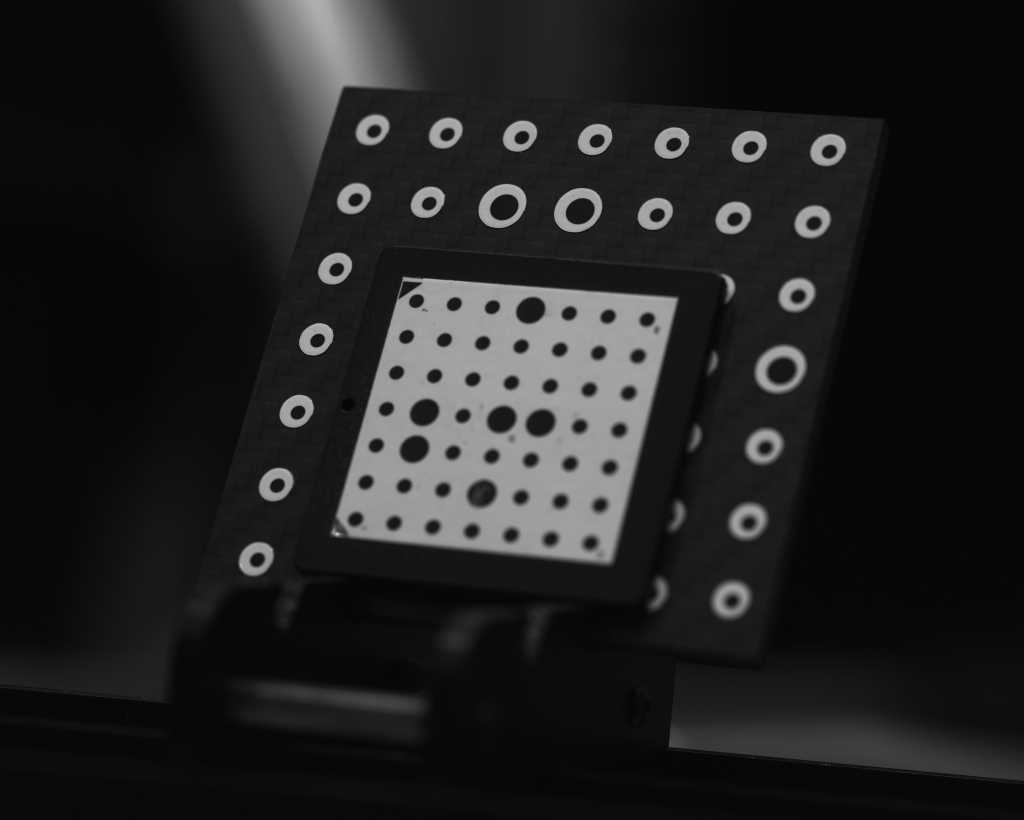
#> input picture materials/calibrate/Cam1_4.jpg, 5120 x 4096 px, found by its file name (shown at 1/5 size)
$ python measure_stereo.py
#> lines starting #> are read from the running program, lines starting #| are printed output that depends on the picture
import cv2
import numpy as np
import os

# Путь к файлу с коэффициентом
scale_factor_file = 'scale_factor.txt'

# Функция для чтения коэффициента из файла
def read_scale_factor(file_path):
#> called with file_path = 'scale_factor.txt'
    if os.path.exists(file_path):
        with open(file_path, 'r') as f:
#> (reads scale_factor.txt from the repository)
            line = f.readline().strip()
            try:
                # Извлекаем число из строки, если оно есть
                scale_factor = float(line.split(':')[1].strip())
                return scale_factor
            except (IndexError, ValueError):
                print("Ошибка при чтении коэффициента. Используется коэффициент по умолчанию.")
                return 1
    else:
        print(f"Файл {file_path} не найден. Используется коэффициент по умолчанию.")
        return 1

def undistort_image(image, camera_matrix, dist_coeffs):
    return cv2.undistort(image, camera_matrix, dist_coeffs)

def calculate_distance_3d(point1, point2, P1, P2, scale_factor):
    # Преобразование точек в формат, подходящий для триангуляции
    points_2d_1 = np.array([[point1[0], point1[1]], [point2[0], point2[1]]], dtype=np.float32).T
    points_2d_2 = np.array([[point1[0], point1[1]], [point2[0], point2[1]]], dtype=np.float32).T

    # Триангуляция точек
    points_4d_hom = cv2.triangulatePoints(P1, P2, points_2d_1, points_2d_2)

    # Преобразование гомогенных координат в 3D
    points_4d = points_4d_hom[:3] / points_4d_hom[3]

    # Расчет расстояния между точками
    distance = np.linalg.norm(points_4d[:, 0] - points_4d[:, 1])
    return distance * scale_factor

# Чтение коэффициента
scale_factor = read_scale_factor(scale_factor_file)

# Параметры камеры
fx1, fy1 = 80, 80  # Фокусное расстояние 80 мм
cx1, cy1 = 36.17 / 2, 24.11 / 2  # Оптический центр
dist_coeffs1 = np.array([0.04, 0, 0, 0, 0], dtype=np.float64)  # Искажения

camera_matrix1 = np.array([[fx1, 0, cx1], [0, fy1, cy1], [0, 0, 1]], dtype=np.float64)
camera_matrix2 = camera_matrix1  # Одинаковые параметры для обеих камер

# Параметры съемки
T = np.array([412, 0, 0], dtype=np.float64)  # Расстояние между камерами 412 мм

# Углы камер
angle_left = np.deg2rad(17.87)
angle_right = np.deg2rad(17.33)

# Матрицы поворота для обеих камер
R_left = np.array([[np.cos(angle_left), 0, np.sin(angle_left)],
                   [0, 1, 0],
                   [-np.sin(angle_left), 0, np.cos(angle_left)]], dtype=np.float64)

R_right = np.array([[np.cos(angle_right), 0, -np.sin(angle_right)],
                    [0, 1, 0],
                    [np.sin(angle_right), 0, np.cos(angle_right)]], dtype=np.float64)

# Общая матрица поворота между камерами
R = R_right @ R_left.T

# Коррекция искажений
img1 = cv2.imread(r'materials\calibrate\Cam1_4.jpg')
#> img1 is the input picture: shape (4096, 5120, 3); min 0, max 255, mean 32.9
img2 = cv2.imread(r'materials\calibrate\Cam2_4.jpg')
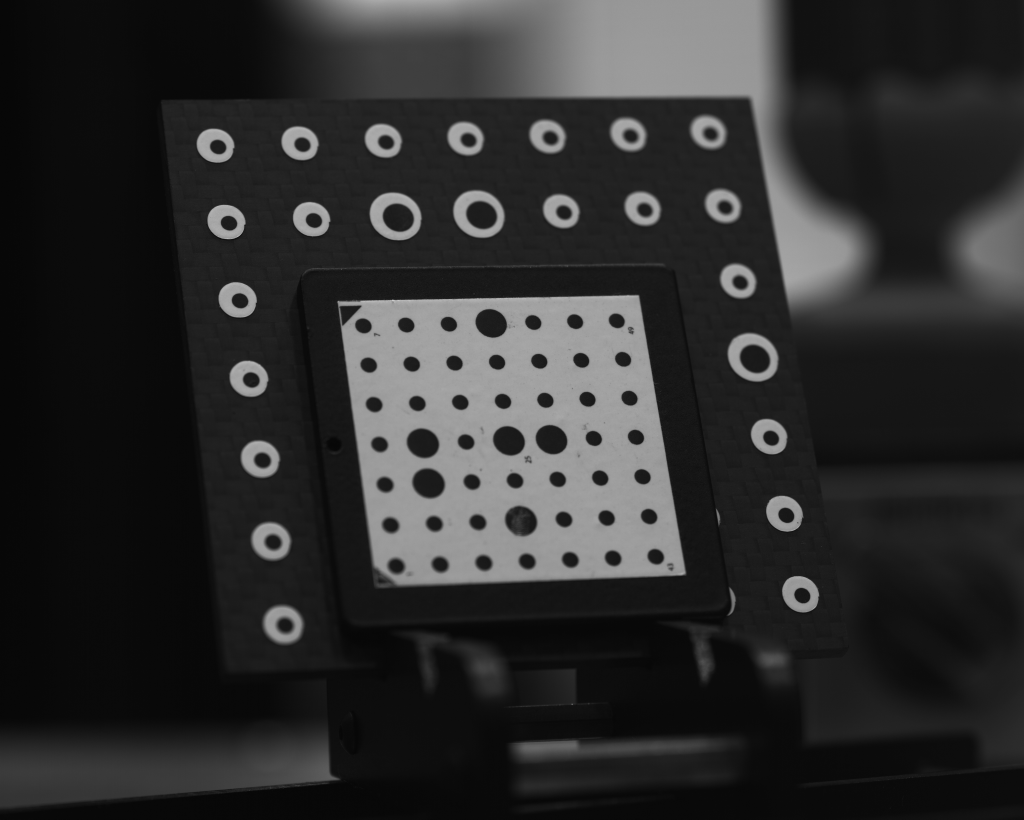
#> input picture materials/calibrate/Cam2_4.jpg, 5120 x 4096 px, found by its file name (shown at 1/5 size)
#> img2 is the input picture: shape (4096, 5120, 3); min 2, max 255, mean 45.3

img1_undistorted = undistort_image(img1, camera_matrix1, dist_coeffs1)
#> in undistort_image, `return cv2.undistort(image, camera_matrix, dist_coeffs)`:
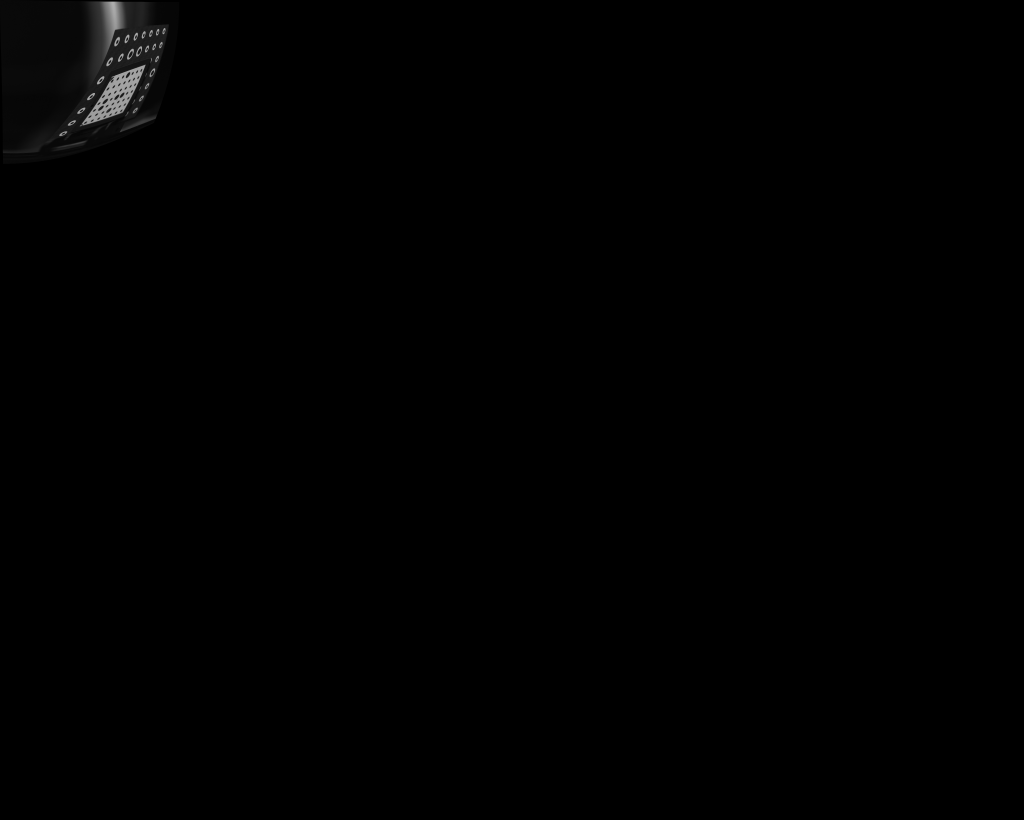
#> returned value: shape (4096, 5120, 3) (shown at 1/5 size); min 0, max 245, mean 0.8
img2_undistorted = undistort_image(img2, camera_matrix2, dist_coeffs1)

# Выбор точек на изображении
def select_points(event, x, y, flags, param):
    global points, img_copy
    if event == cv2.EVENT_LBUTTONDOWN:
        points.append((x, y))
        cv2.circle(img_copy, (x, y), 3, (0, 0, 255), -1)
        cv2.imshow("Image", img_copy)

points = []
img_copy = img1_undistorted.copy()

cv2.imshow("Image", img_copy)
cv2.setMouseCallback("Image", select_points)
cv2.waitKey(0)
cv2.destroyAllWindows()

# Проверка, что выбраны две точки
if len(points) == 2:
    point1, point2 = points
    print(f"Точка 1: {point1}, Точка 2: {point2}")

    # Подготовка матриц проекции
    P1 = np.hstack((camera_matrix1, np.zeros((3, 1))))
    P2 = np.hstack((camera_matrix2 @ R, -camera_matrix2 @ R @ T.reshape(-1, 1)))

    # Расчет расстояния в 3D
    distance = calculate_distance_3d(point1, point2, P1, P2, scale_factor)
    print(f"Расстояние между точками: {distance:.2f} мм")
else:
    print("Выберите две точки на изображении.")
